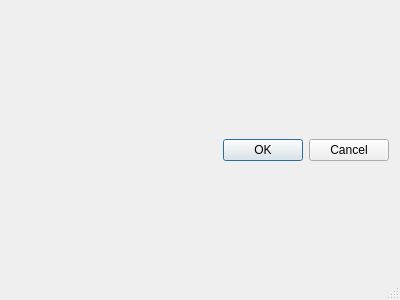
<?xml version="1.0" encoding="UTF-8"?>
<ui version="4.0">
 <class>Dialog</class>
 <widget class="QDialog" name="Dialog">
  <property name="geometry">
   <rect>
    <x>0</x>
    <y>0</y>
    <width>400</width>
    <height>300</height>
   </rect>
  </property>
  <property name="windowTitle">
   <string>Dialog</string>
  </property>
  <property name="sizeGripEnabled">
   <bool>true</bool>
  </property>
  <layout class="QGridLayout" name="gridLayout">
   <item row="1" column="0">
    <widget class="QDialogButtonBox" name="buttonBox">
     <property name="orientation">
      <enum>Qt::Horizontal</enum>
     </property>
     <property name="standardButtons">
      <set>QDialogButtonBox::Cancel|QDialogButtonBox::Ok</set>
     </property>
    </widget>
   </item>
  </layout>
 </widget>
 <resources/>
 <connections>
  <connection>
   <sender>buttonBox</sender>
   <signal>accepted()</signal>
   <receiver>Dialog</receiver>
   <slot>accept()</slot>
   <hints>
    <hint type="sourcelabel">
     <x>248</x>
     <y>254</y>
    </hint>
    <hint type="destinationlabel">
     <x>157</x>
     <y>274</y>
    </hint>
   </hints>
  </connection>
  <connection>
   <sender>buttonBox</sender>
   <signal>rejected()</signal>
   <receiver>Dialog</receiver>
   <slot>reject()</slot>
   <hints>
    <hint type="sourcelabel">
     <x>316</x>
     <y>260</y>
    </hint>
    <hint type="destinationlabel">
     <x>286</x>
     <y>274</y>
    </hint>
   </hints>
  </connection>
 </connections>
</ui>
